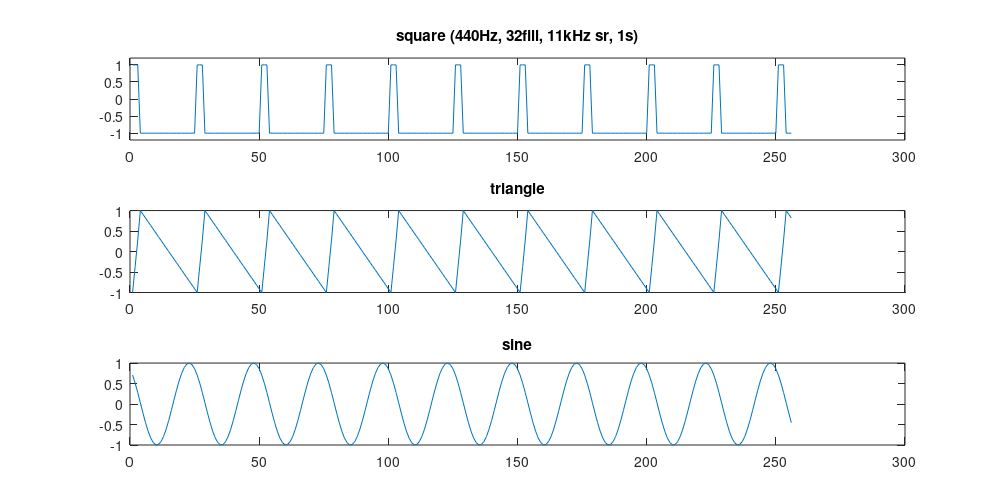

Source code (MATLAB):
A = csvread('signals.csv');
RANGE = 1:256;

figure(1)
set(1, 'Units', 'inches')
set(1, 'Position', [0, 0, 10, 5])
set(1, 'PaperSize', [10, 5])
set(1, 'PaperPositionMode', 'manual')
set(1, 'PaperUnits', 'inches')
set(1, 'PaperPosition', [0, 0, 10, 5])

subplot(3, 1, 1)
plot(A(1,RANGE))
title('square (440Hz, 32fill, 11kHz sr, 1s)')
ylim([-1.2, 1.2]);

subplot(3, 1, 2)
plot(A(2,RANGE))
title('triangle')
ylim("auto")

subplot(3, 1, 3)
plot(A(3,RANGE))
title('sine')

print(1, 'signals.png', '-dpng', '-r100', '-color', '-S1000,500')
